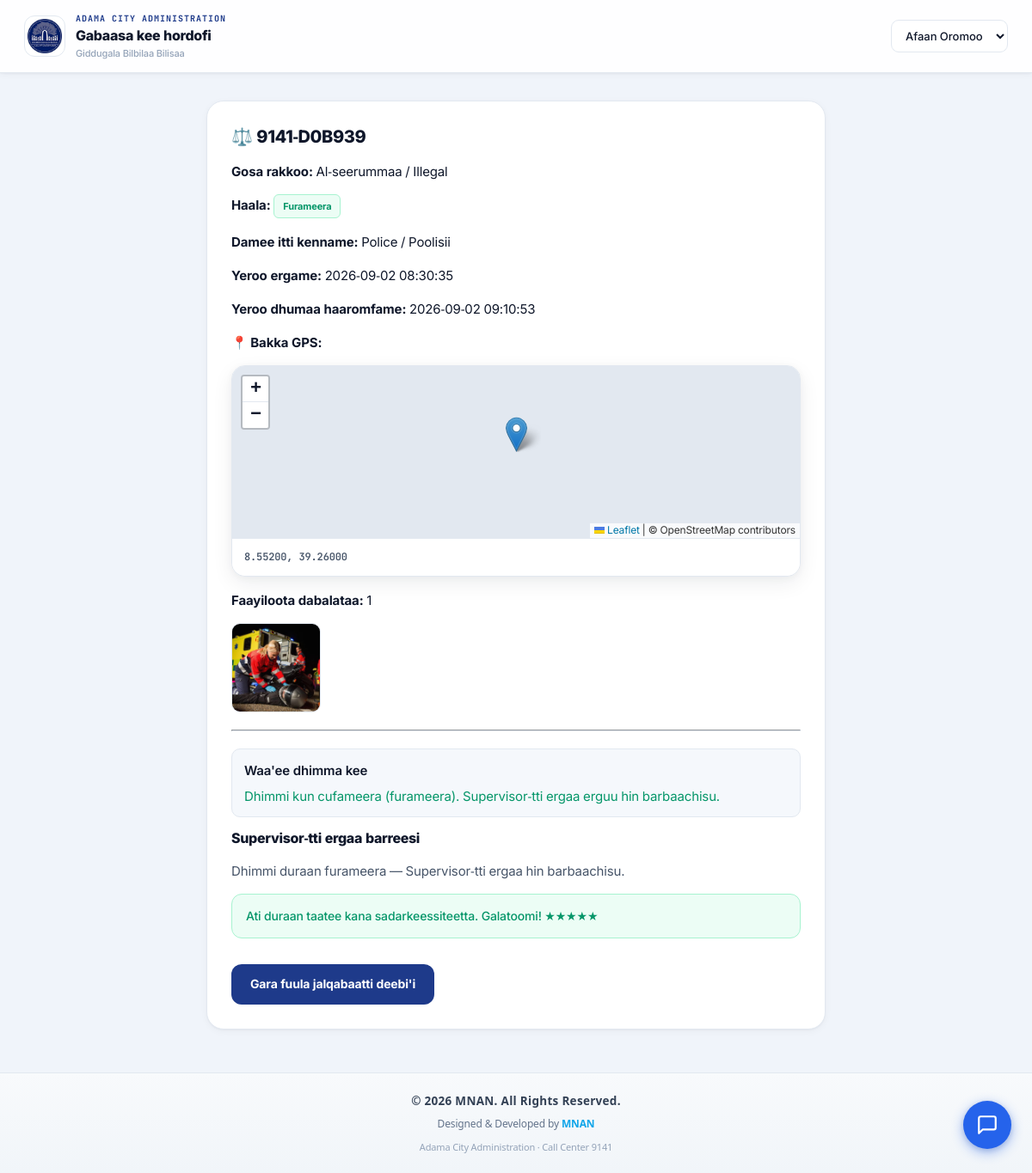
Page /track.php?code=9141-D0B939 on the committed database.
### tables this page shows
CREATE TABLE `events` (
  `id` int(11) NOT NULL,
  `tracking_code` varchar(32) NOT NULL,
  `category_id` int(11) DEFAULT NULL,
  `caller_name` varchar(150) DEFAULT NULL,
  `caller_phone` varchar(32) DEFAULT NULL,
  `gender` enum('male','female','unspecified') DEFAULT 'unspecified',
  `address` varchar(255) DEFAULT NULL,
  `location` varchar(255) DEFAULT NULL,
  `latitude` decimal(10,7) DEFAULT NULL,
  `longitude` decimal(10,7) DEFAULT NULL,
  `description` text DEFAULT NULL,
  `priority` enum('low','medium','high','critical') NOT NULL DEFAULT 'medium',
  `status` enum('new','assigned','ongoing','solved','unsolved') NOT NULL DEFAULT 'new',
  `assigned_department_id` int(11) DEFAULT NULL,
  `operator_id` int(11) DEFAULT NULL,
  `source` varchar(64) DEFAULT 'web',
  `channel` varchar(32) DEFAULT 'web',
  `response_time_minutes` int(11) DEFAULT NULL,
  `resolved_at` datetime DEFAULT NULL,
  `stale_alert_sent` tinyint(1) NOT NULL DEFAULT 0,
  `satisfaction_rating` tinyint(4) DEFAULT NULL,
  `satisfaction_comment` text DEFAULT NULL,
  `created_at` timestamp NOT NULL DEFAULT current_timestamp(),
  `updated_at` timestamp NOT NULL DEFAULT current_timestamp() ON UPDATE current_timestamp()
);

CREATE TABLE `categories` (
  `id` int(11) NOT NULL,
  `name` varchar(120) NOT NULL,
  `icon` varchar(64) DEFAULT NULL,
  `slug` varchar(64) DEFAULT NULL
);

CREATE TABLE `departments` (
  `id` int(11) NOT NULL,
  `name` varchar(150) NOT NULL,
  `contact_phone` varchar(32) DEFAULT NULL,
  `contact_email` varchar(150) DEFAULT NULL,
  `created_at` timestamp NOT NULL DEFAULT current_timestamp()
);

CREATE TABLE `event_attachments` (
  `id` int(11) NOT NULL,
  `event_id` int(11) NOT NULL,
  `file_path` varchar(512) NOT NULL,
  `original_name` varchar(255) DEFAULT NULL,
  `file_type` varchar(32) NOT NULL DEFAULT 'document',
  `file_size` bigint(20) UNSIGNED NOT NULL DEFAULT 0,
  `created_at` timestamp NOT NULL DEFAULT current_timestamp()
);

### track.php (the view, shortened to what this page needs)
<?php
require 'config.php';
require 'includes/lang.php';
require 'includes/maps.php';
$code = trim($_GET['code'] ?? $_POST['code'] ?? '');
$report = null;
$attachments = [];
$rateSuccess = false;
$dmSuccess = false;
if ($code !== '') {
    $stmt = $pdo->prepare("SELECT r.*, c.name AS category_name, c.icon, d.name AS department_name
                            FROM events r
                            LEFT JOIN categories c ON c.id = r.category_id
                            LEFT JOIN departments d ON d.id = r.assigned_department_id
                            WHERE r.tracking_code = ?");
    $stmt->execute([$code]);
    $report = $stmt->fetch();
    if ($report) {
        $a = $pdo->prepare("SELECT * FROM event_attachments WHERE event_id = ?");
        $a->execute([$report['id']]);
        $attachments = $a->fetchAll();
    } else {
        $supMsgs = [];
    }
}
$dir = t_raw('dir');
?>
<!DOCTYPE html>
<html lang="<?= $CURRENT_LANG ?>" dir="<?= $dir ?>">
<head>
<link rel="stylesheet" href="assets/style.css">
<?php if ($report && $report['latitude'] !== null && $report['longitude'] !== null) leaflet_assets(); ?>
</head>
<body>
<header>
    <div class="brand">
        <img src="assets/logo-adama.png" alt="Adama City Administration emblem" class="logo">
        <div>
            <div class="brand-eyebrow">Adama City Administration</div>
            <div class="brand-title"><?= t('track_title') ?></div>
            <div class="brand-subtitle"><?= t('site_subtitle') ?></div>
        </div>
    </div>
</header>
<div class="container">
    <div class="card">
        <?php if ($code === ''): ?>
            <p><?= t('track_no_code') ?></p>
            <p class="muted" style="font-size:13px; margin:10px 0 14px;"><?= t('contact_supervisor_hint') ?></p>
            <form method="get" action="track.php">
                <label><?= t('label_tracking_code') ?></label>
                <input type="text" name="code" placeholder="<?= t('placeholder_tracking_code') ?>" required>
                <button type="submit"><?= t('btn_check') ?> / <?= t('btn_contact_supervisor') ?></button>
            </form>
        <?php elseif (!$report): ?>
            <div class="alert error"><?= t('track_not_found') ?></div>
        <?php else: ?>
            <h2><?= htmlspecialchars($report['icon'] ?? '') ?> <?= htmlspecialchars($report['tracking_code']) ?></h2>
            <p><strong><?= t('track_category') ?>:</strong> <?= htmlspecialchars($report['category_name']) ?></p>
            <p><strong><?= t('track_status') ?>:</strong> <span class="badge <?= $report['status'] ?>"><?= t('status_' . $report['status']) ?></span></p>
            <p><strong><?= t('track_department') ?>:</strong> <?= htmlspecialchars($report['department_name'] ?? t_raw('track_not_assigned')) ?></p>
            <p><strong><?= t('track_submitted') ?>:</strong> <?= htmlspecialchars($report['created_at']) ?></p>
            <p><strong><?= t('track_updated') ?>:</strong> <?= htmlspecialchars($report['updated_at']) ?></p>
            <?php if ($report['latitude'] !== null && $report['longitude'] !== null): ?>
                <p><strong>📍 <?= t('label_gps') ?>:</strong></p>
                <?php render_location_view($report['latitude'], $report['longitude'], 'trackViewMap'); ?>
            <?php endif; ?>
            <?php if ($attachments): ?>
            <p><strong><?= t('track_attachments') ?>:</strong> <?= count($attachments) ?></p>
            <div class="attachment-grid">
                <?php foreach ($attachments as $att): ?>
                    <?php if ($att['file_type'] === 'image'): ?>
                        <img src="<?= htmlspecialchars($att['file_path']) ?>" alt="<?= htmlspecialchars($att['original_name']) ?>" class="attachment-thumb">
                    <?php endif; ?>
                <?php endforeach; ?>
            </div>
            <?php endif; ?>
            <?php
            $statusOpen = !in_array($report['status'] ?? '', ['solved','unsolved'], true);
            $daysOld = 0;
            if (!empty($report['created_at'])) {
                $ts = strtotime($report['created_at']);
                if ($ts) $daysOld = (int) floor(max(0, time() - $ts) / 86400);
            }
            ?>
            <hr style="border-color:var(--border); margin:20px 0;">
            <div style="padding:12px 14px; border-radius:10px; margin-bottom:14px; border:1px solid var(--border); background:var(--panel-2);">
                <div style="font-weight:600; margin-bottom:6px;"><?= t('track_case_status_title') ?></div>
                <?php if (!$statusOpen): ?>
                    <p style="margin:0; color:var(--green);"><?= t('track_case_resolved') ?></p>
                <?php else: ?>
                    <p style="margin:0 0 4px; color:var(--amber);"><?= t('track_case_open') ?> · <?= (int)$daysOld ?> <?= t('track_days') ?></p>
                    <p style="margin:0; font-size:13px;"><?= t('track_case_can_message') ?></p>
                <?php endif; ?>
            </div>
            <h2 style="font-size:16px;" id="contact-supervisor"><?= t('sup_dm_citizen_form_title') ?></h2>
            <?php if ($dmSuccess): ?>
                <div class="alert success"><?= t('sup_dm_citizen_sent') ?></div>
            <?php elseif (!$statusOpen): ?>
                <p class="muted"><?= t('track_case_no_dm_resolved') ?></p>
            <?php endif; ?>
            <?php if (in_array($report['status'], ['solved','unsolved'], true)): ?>
                <?php if ($report['satisfaction_rating']): ?>
                    <div class="alert success"><?= t('rate_already') ?> <?= str_repeat('★', (int)$report['satisfaction_rating']) ?></div>
                <?php elseif ($rateSuccess): ?>
                    <div class="alert success"><?= t('rate_thanks') ?></div>
                <?php endif; ?>
            <?php endif; ?>
        <?php endif; ?>
        <a class="btn" href="index.php?lang=<?= $CURRENT_LANG ?>"><?= t('btn_back_home') ?></a>
    </div>
</div>
<footer style="text-align:center; padding:22px 16px; margin-top:50px; background:linear-gradient(180deg,#f8fafc 0%,#f1f5f9 100%); border-top:1px solid #e2e8f0; font-family:system-ui,-apple-system,sans-serif;">
    <div style="font-size:13.5px; font-weight:600; color:#334155; letter-spacing:0.3px;">
        © 2026 MNAN. All Rights Reserved.
    </div>
    <div style="margin-top:6px; font-size:12px; color:#64748b;">
        Designed &amp; Developed by <span style="color:#0ea5e9; font-weight:600;">MNAN</span>
    </div>
    <div style="margin-top:8px; font-size:11px; color:#94a3b8;">
        Adama City Administration · Call Center 9141
    </div>
</footer>
<?php require __DIR__ . "/includes/chat_fab.php"; ?>
</body>
</html>

### includes/maps.php (shortened to what this page needs)
<?php
function leaflet_assets() {
    echo '<link rel="stylesheet" href="https://unpkg.com/leaflet@1.9.4/dist/leaflet.css">' . "\n";
}
    ?>
    <?php
function render_location_view($lat, $lng, $mapId = 'locView') {
    $lat = (float)$lat; $lng = (float)$lng;
    ?>
    <div class="map-card">
        <div id="<?= $mapId ?>" class="map-canvas map-canvas-sm"></div>
        <div class="map-toolbar">
            <span class="map-coords"><?= number_format($lat, 5) ?>, <?= number_format($lng, 5) ?></span>
        </div>
    </div>
    <?php
}

### rows in the picture
events: category.icon "⚖️", tracking_code "9141-D0B939", category.name "Al-seerummaa / Illegal", status "Furameera", assigned_department.name "Police / Poolisii", created_at "2026-09-02 08:30:35", updated_at "2026-09-02 09:10:53", latitude "8.55200", longitude "39.26000", satisfaction_rating "★★★★★"
event_attachments: file_path (picture)

### other values in the picture
t('track_title') "Gabaasa kee hordofi"
t('site_subtitle') "Giddugala Bilbilaa Bilisaa"
t('track_category') "Gosa rakkoo"
t('track_status') "Haala"
t('track_department') "Damee itti kenname"
t('track_submitted') "Yeroo ergame"
t('track_updated') "Yeroo dhumaa haaromfame"
t('label_gps') "Bakka GPS"
t('track_attachments') "Faayiloota dabalataa"
count($attachments) "1"
t('track_case_status_title') "Waa'ee dhimma kee"
t('track_case_resolved') "Dhimmi kun cufameera (furameera). Supervisor-tti ergaa erguu hin barbaachisu."
t('sup_dm_citizen_form_title') "Supervisor-tti ergaa barreesi"
t('track_case_no_dm_resolved') "Dhimmi duraan furameera — Supervisor-tti ergaa hin barbaachisu."
t('rate_already') "Ati duraan taatee kana sadarkeessiteetta. Galatoomi!"
